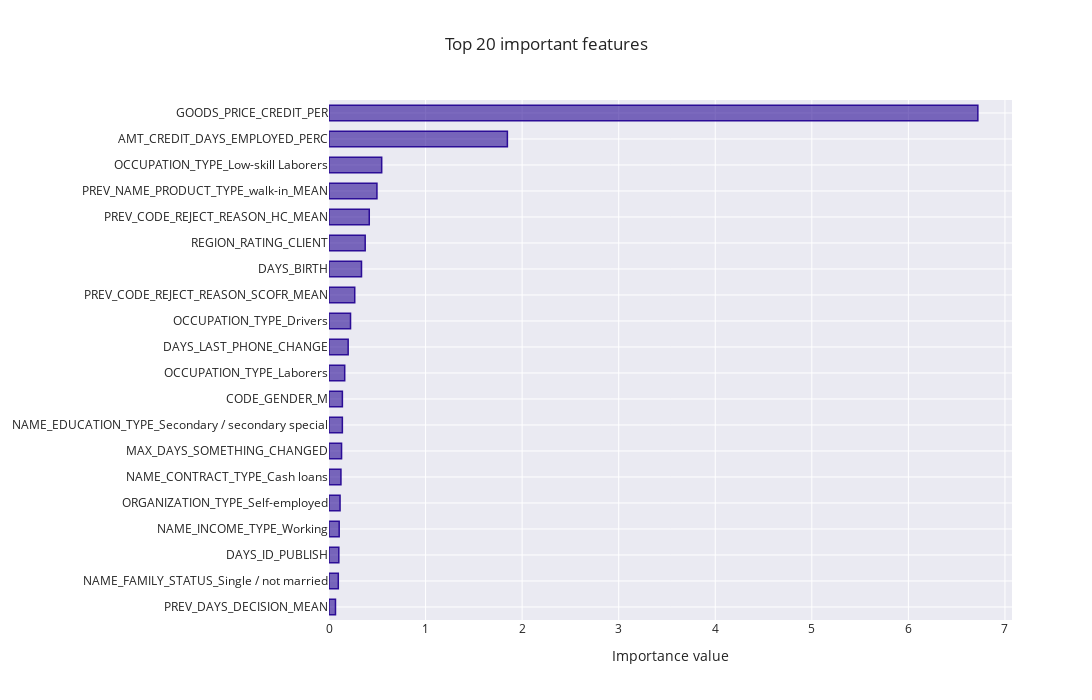

Notebook code cell kept with this figure:
### Code cell
# Feautres importance for model
feature_importance_plot(pipe_balance[-1].coef_[0],
                        train,
                        (LOG,run,'Modele/[Balance]/')
                       )

### Figure 1 — Plotly figure (JSON) as saved in the notebook; plotly's stock layout.template omitted (floating-point values rounded to 4 significant figures)
{"data": [{"marker": {"color": "rgba(43, 13, 150, 0.6)", "line": {"color": "rgba(43, 13, 150, 1.0)", "width": 1.5}}, "orientation": "h", "type": "bar", "x": [0.06725, 0.09629, 0.1017, 0.1054, 0.1145, 0.1235, 0.13, 0.1384, 0.1386, 0.1625, 0.1984, 0.2229, 0.2664, 0.3366, 0.3747, 0.4169, 0.4964, 0.5456, 1.847, 6.719], "y": ["PREV_DAYS_DECISION_MEAN", "NAME_FAMILY_STATUS_Single / not married", "DAYS_ID_PUBLISH", "NAME_INCOME_TYPE_Working", "ORGANIZATION_TYPE_Self-employed", "NAME_CONTRACT_TYPE_Cash loans", "MAX_DAYS_SOMETHING_CHANGED", "NAME_EDUCATION_TYPE_Secondary / secondary special", "CODE_GENDER_M", "OCCUPATION_TYPE_Laborers", "DAYS_LAST_PHONE_CHANGE", "OCCUPATION_TYPE_Drivers", "PREV_CODE_REJECT_REASON_SCOFR_MEAN", "DAYS_BIRTH", "REGION_RATING_CLIENT", "PREV_CODE_REJECT_REASON_HC_MEAN", "PREV_NAME_PRODUCT_TYPE_walk-in_MEAN", "OCCUPATION_TYPE_Low-skill Laborers", "AMT_CREDIT_DAYS_EMPLOYED_PERC", "GOODS_PRICE_CREDIT_PER"]}], "layout": {"autosize": false, "bargap": 0.4, "height": 700, "title": {"text": "Top 20 important features"}, "width": 1300, "xaxis": {"autorange": true, "range": [0, 7.073], "title": {"text": "Importance value"}, "type": "linear"}, "yaxis": {"automargin": true, "autorange": true, "range": [-0.5, 19.5], "type": "category"}}}
